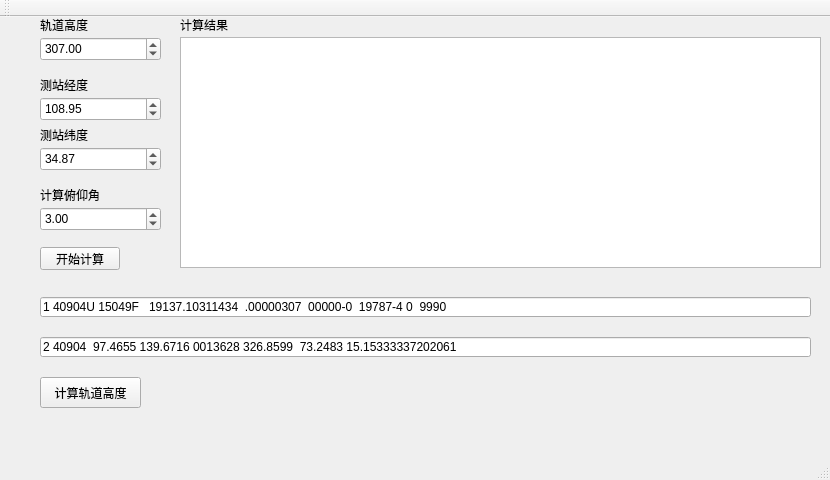
<?xml version="1.0" encoding="UTF-8"?>
<ui version="4.0">
 <class>MainWindow</class>
 <widget class="QMainWindow" name="MainWindow">
  <property name="geometry">
   <rect>
    <x>0</x>
    <y>0</y>
    <width>830</width>
    <height>480</height>
   </rect>
  </property>
  <property name="windowTitle">
   <string>MainWindow</string>
  </property>
  <widget class="QWidget" name="centralWidget">
   <widget class="QDoubleSpinBox" name="doubleSpinBox_orbitHeight">
    <property name="geometry">
     <rect>
      <x>40</x>
      <y>20</y>
      <width>121</width>
      <height>24</height>
     </rect>
    </property>
    <property name="maximum">
     <double>9999999.990000000223517</double>
    </property>
    <property name="value">
     <double>307.000000000000000</double>
    </property>
   </widget>
   <widget class="QLabel" name="label">
    <property name="geometry">
     <rect>
      <x>40</x>
      <y>0</y>
      <width>111</width>
      <height>16</height>
     </rect>
    </property>
    <property name="text">
     <string>轨道高度</string>
    </property>
   </widget>
   <widget class="QDoubleSpinBox" name="doubleSpinBox_longitude">
    <property name="geometry">
     <rect>
      <x>40</x>
      <y>80</y>
      <width>121</width>
      <height>24</height>
     </rect>
    </property>
    <property name="minimum">
     <double>-1000.000000000000000</double>
    </property>
    <property name="maximum">
     <double>1000.990000000000009</double>
    </property>
    <property name="value">
     <double>108.950000000000003</double>
    </property>
   </widget>
   <widget class="QDoubleSpinBox" name="doubleSpinBox_latitude">
    <property name="geometry">
     <rect>
      <x>40</x>
      <y>130</y>
      <width>121</width>
      <height>24</height>
     </rect>
    </property>
    <property name="minimum">
     <double>-1000.000000000000000</double>
    </property>
    <property name="maximum">
     <double>1000.990000000000009</double>
    </property>
    <property name="value">
     <double>34.869999999999997</double>
    </property>
   </widget>
   <widget class="QLabel" name="label_2">
    <property name="geometry">
     <rect>
      <x>40</x>
      <y>60</y>
      <width>111</width>
      <height>16</height>
     </rect>
    </property>
    <property name="text">
     <string>测站经度</string>
    </property>
   </widget>
   <widget class="QLabel" name="label_3">
    <property name="geometry">
     <rect>
      <x>40</x>
      <y>110</y>
      <width>111</width>
      <height>16</height>
     </rect>
    </property>
    <property name="text">
     <string>测站纬度</string>
    </property>
   </widget>
   <widget class="QLabel" name="label_4">
    <property name="geometry">
     <rect>
      <x>40</x>
      <y>170</y>
      <width>111</width>
      <height>16</height>
     </rect>
    </property>
    <property name="text">
     <string>计算俯仰角</string>
    </property>
   </widget>
   <widget class="QDoubleSpinBox" name="doubleSpinBox_E">
    <property name="geometry">
     <rect>
      <x>40</x>
      <y>190</y>
      <width>121</width>
      <height>24</height>
     </rect>
    </property>
    <property name="maximum">
     <double>90.000000000000000</double>
    </property>
    <property name="value">
     <double>3.000000000000000</double>
    </property>
   </widget>
   <widget class="QPushButton" name="pushButton_run">
    <property name="geometry">
     <rect>
      <x>40</x>
      <y>230</y>
      <width>80</width>
      <height>23</height>
     </rect>
    </property>
    <property name="text">
     <string>开始计算</string>
    </property>
   </widget>
   <widget class="QTextEdit" name="textEdit_result">
    <property name="geometry">
     <rect>
      <x>180</x>
      <y>20</y>
      <width>641</width>
      <height>231</height>
     </rect>
    </property>
   </widget>
   <widget class="QLabel" name="label_5">
    <property name="geometry">
     <rect>
      <x>180</x>
      <y>0</y>
      <width>111</width>
      <height>16</height>
     </rect>
    </property>
    <property name="text">
     <string>计算结果</string>
    </property>
   </widget>
   <widget class="QLineEdit" name="lineEdit_tle1">
    <property name="geometry">
     <rect>
      <x>40</x>
      <y>280</y>
      <width>771</width>
      <height>20</height>
     </rect>
    </property>
    <property name="text">
     <string>1 40904U 15049F   19137.10311434  .00000307  00000-0  19787-4 0  9990</string>
    </property>
   </widget>
   <widget class="QLineEdit" name="lineEdit_tle2">
    <property name="geometry">
     <rect>
      <x>40</x>
      <y>320</y>
      <width>771</width>
      <height>20</height>
     </rect>
    </property>
    <property name="text">
     <string>2 40904  97.4655 139.6716 0013628 326.8599  73.2483 15.15333337202061</string>
    </property>
   </widget>
   <widget class="QPushButton" name="pushButton">
    <property name="geometry">
     <rect>
      <x>40</x>
      <y>360</y>
      <width>101</width>
      <height>31</height>
     </rect>
    </property>
    <property name="text">
     <string>计算轨道高度</string>
    </property>
   </widget>
  </widget>
  <widget class="QMenuBar" name="menuBar">
   <property name="geometry">
    <rect>
     <x>0</x>
     <y>0</y>
     <width>830</width>
     <height>23</height>
    </rect>
   </property>
  </widget>
  <widget class="QToolBar" name="mainToolBar">
   <attribute name="toolBarArea">
    <enum>TopToolBarArea</enum>
   </attribute>
   <attribute name="toolBarBreak">
    <bool>false</bool>
   </attribute>
  </widget>
  <widget class="QStatusBar" name="statusBar"/>
 </widget>
 <layoutdefault spacing="6" margin="11"/>
 <resources/>
 <connections/>
</ui>
